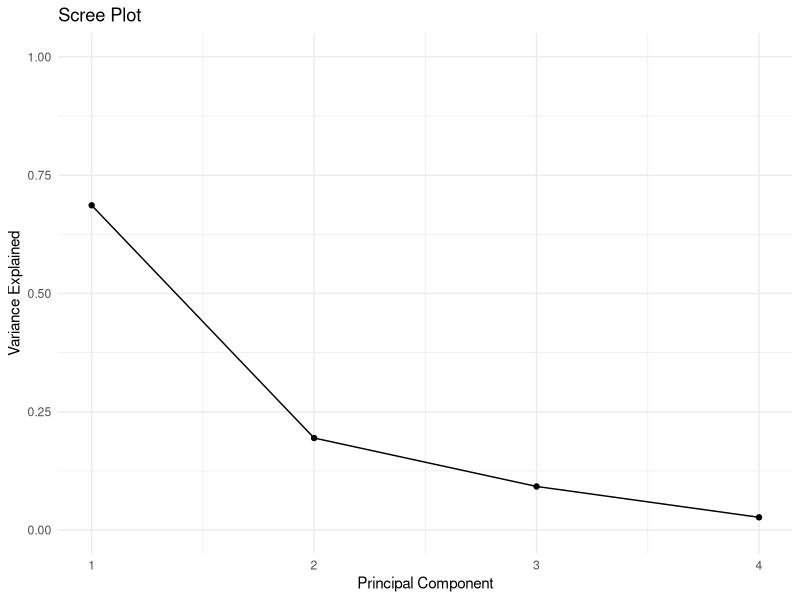
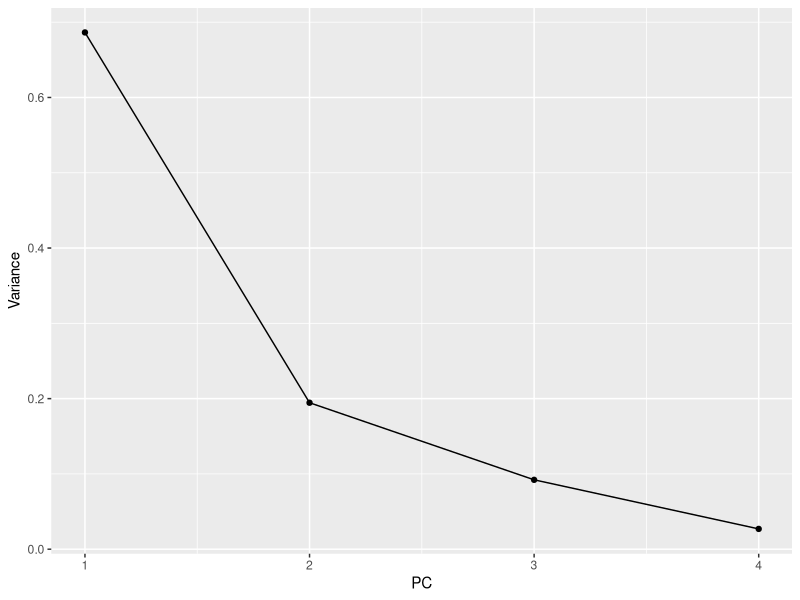
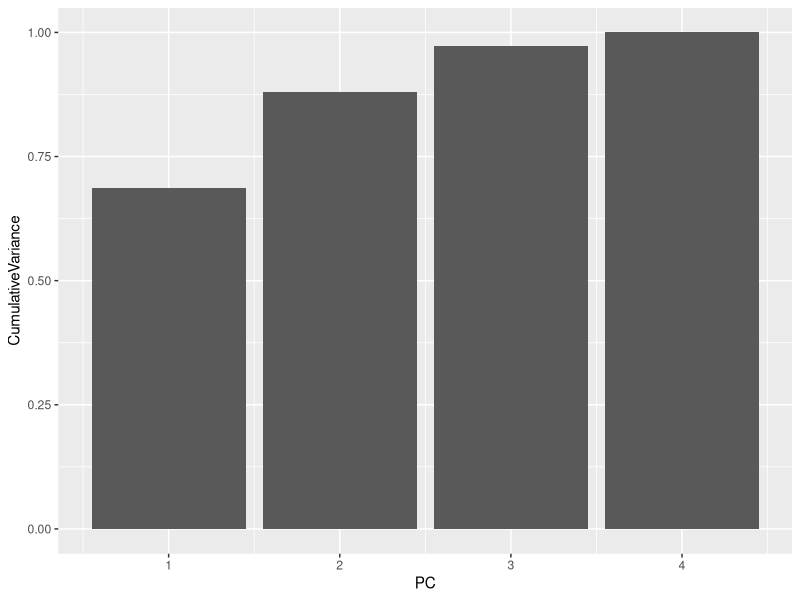
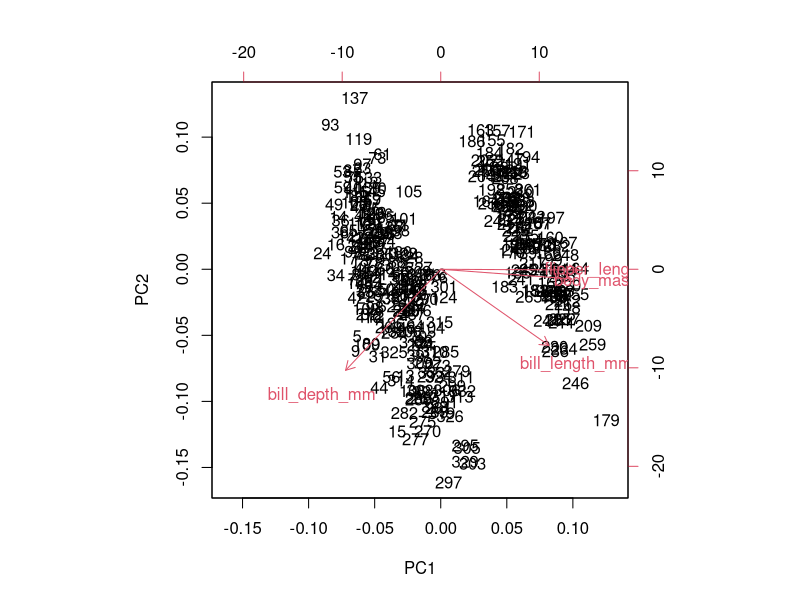
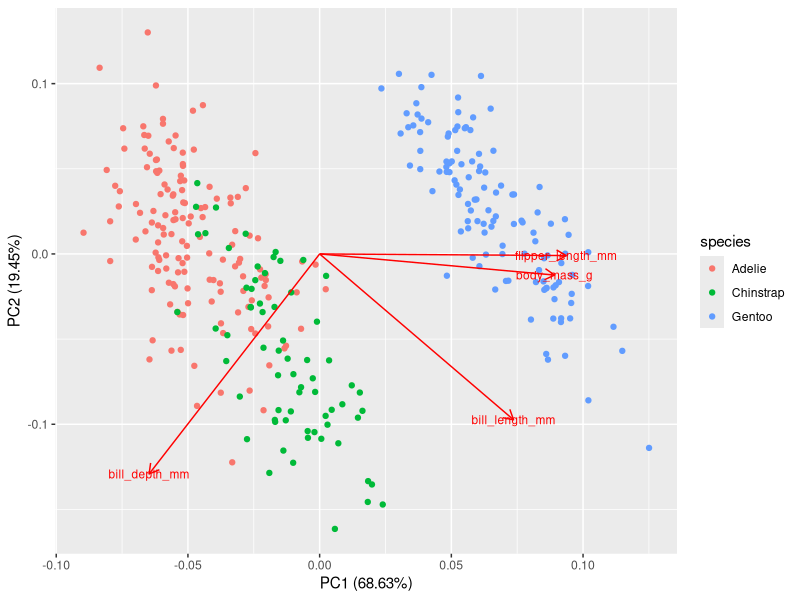
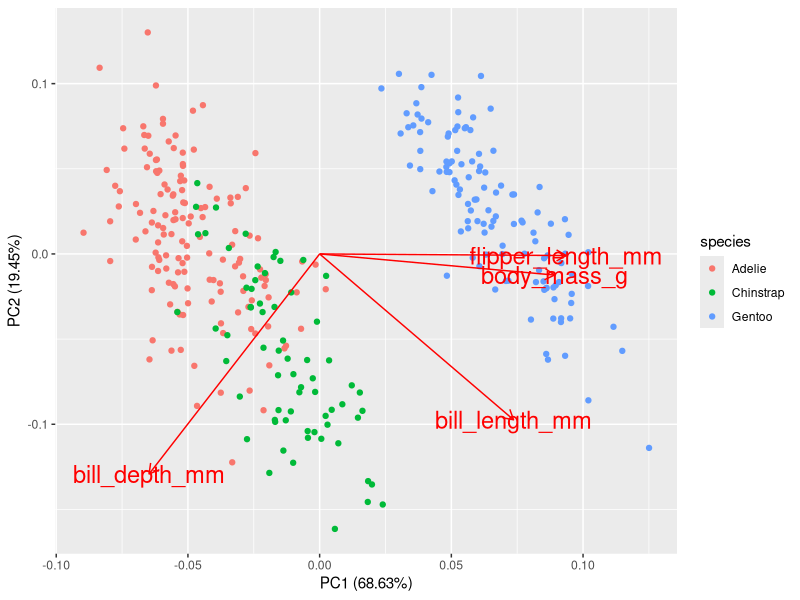

R code for these plots, in order:
## ---- chunk 1
#install.packages("palmerpenguins")
#install.packages("dplyr")
#install.packages("ggplot2")
#install.packages("ggfortify")

# Calling in the necessary packages that will be used moving forward
library(palmerpenguins) # how to look up libraries
library(dplyr)
library(ggplot2)
library(ggfortify)
## ---- chunk 2
peng <- penguins %>%
  na.omit() %>% # Here we omit the rows that contain NAs or missing information
  select(bill_length_mm, bill_depth_mm, flipper_length_mm, body_mass_g) # This line here uses `dpylr` to manipulate the dataframe and keep only numerical columns

peng_na_removed <- penguins %>% # Yes, this is technically redundant as above, but we want a separate dataframe for the metadata that will be used in plotting
  na.omit()

head(peng) # Using the head function we can view the first few rows of the newly created dataframe

# Running the PCA with the built in `prcomp` function:
pca_result <- prcomp(peng, scale = TRUE, center = TRUE)

print("Summary: ")
summary(pca_result)
## ---- chunk 3
# 6. Scree plot

#calculate total variance explained by each principal component
pca_result_variance <- pca_result$sdev^2 / sum(pca_result$sdev^2)
cat("Total Variance of each PC:")
pca_result_variance

# Put results into a data frame for ggplot
scree_df <- data.frame(
  PC = 1:length(pca_result_variance),
  Variance = pca_result_variance
)

ggplot(scree_df, aes(x = PC, y = Variance)) +
  geom_line() +
  geom_point() +
  ylim(0, 1) +
  xlab("Principal Component") +
  ylab("Variance Explained") +
  ggtitle("Scree Plot") +
  theme_minimal()
## ---- chunk 4
# Bad Scree Plot - No labels
ggplot(scree_df, aes(x = PC, y = Variance)) +
  geom_line() +
  geom_point()
## ---- chunk 5
cumulative_var <- cumsum(pca_result_variance)
cumulative_df <- data.frame(
  PC = 1:length(cumulative_var),
  CumulativeVariance = cumulative_var
)

ggplot(cumulative_df, aes(x = PC, y = CumulativeVariance)) +
  geom_col()       # bars visually imply "individual" contribution
## ---- chunk 6
# To make a basic biplot we use the `biplot` base function in R.

biplot(pca_result)

# Note that there are other parameters that we can add to this function to changes the output.
## ---- chunk 7
# Use the autoplot function ggplot
autoplot(pca_result, data = peng_na_removed, colour = 'species',
         loadings = TRUE, loadings.label = TRUE, loadings.label.size = 3)
## ---- chunk 8
autoplot(pca_result, data = peng_na_removed, colour = 'species',
         loadings = TRUE, loadings.label = TRUE, loadings.label.size = 6)
